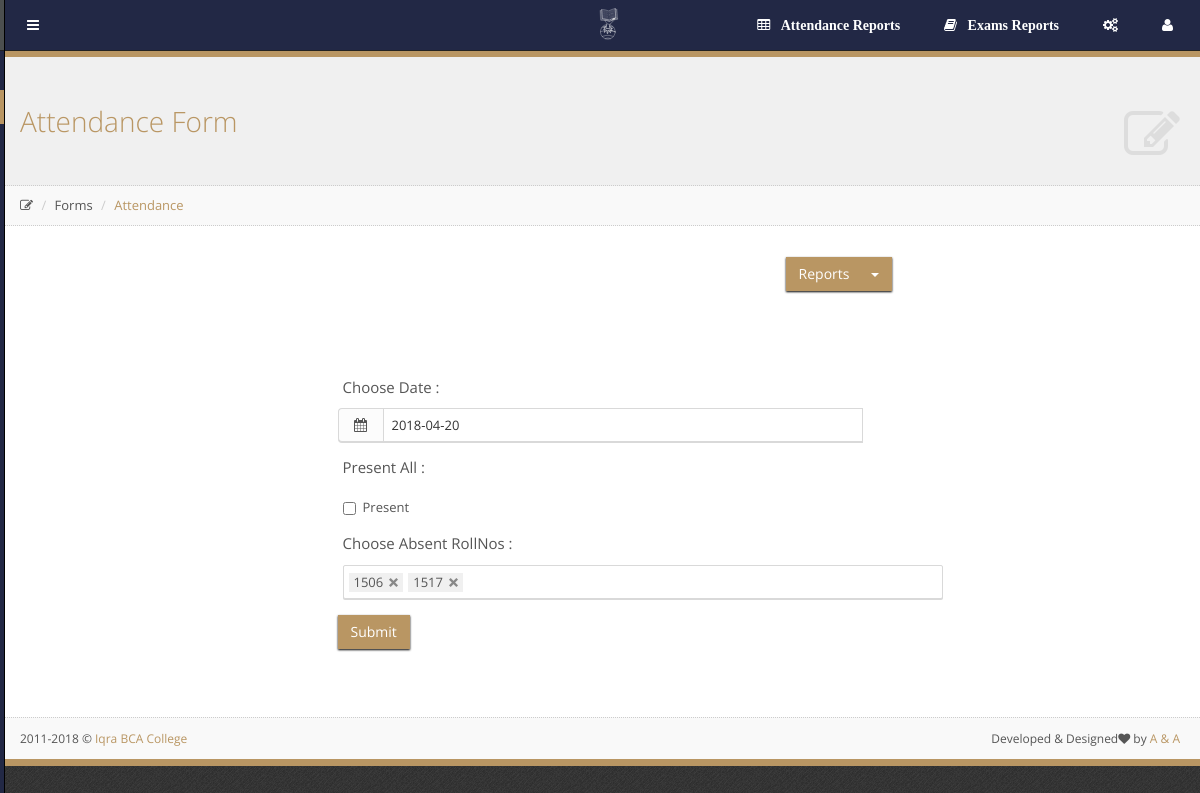
The page /faculty/attendence_form.php?eid=4 (signed in) on the database its author committed.
### tables this page shows
CREATE TABLE `attendence_tbl` (
  `attid` int(11) NOT NULL AUTO_INCREMENT,
  `studid` text NOT NULL,
  `attenddate` date NOT NULL,
  `fid` int(11) NOT NULL,
  `sem` int(11) NOT NULL,
  PRIMARY KEY (`attid`)
);

CREATE TABLE `student_tbl` (
  `studid` int(11) NOT NULL AUTO_INCREMENT,
  `rollno` int(11) NOT NULL,
  `fname` varchar(15) NOT NULL,
  `lname` varchar(15) NOT NULL,
  `gender` varchar(6) DEFAULT NULL,
  `dob` date DEFAULT NULL,
  `admissionyear` varchar(4) NOT NULL,
  `enrollid` varchar(20) NOT NULL,
  `username` varchar(50) DEFAULT NULL,
  `password` varchar(20) DEFAULT NULL,
  `approve` varchar(3) DEFAULT NULL,
  `isdetend` int(11) NOT NULL,
  `isleave` int(11) NOT NULL,
  `photo` varchar(50) DEFAULT NULL,
  PRIMARY KEY (`studid`)
);

### faculty/attendence_form.php (the view, shortened to what this page needs)
<?php
$table="attendence_tbl";
$pk="attid";
include("page_content/frmheader.php");
if(isset($_REQUEST["eid"]))	{
    $r=mysql_fetch_object(mysql_query("select * from $table where $pk='".$_REQUEST["eid"]."'"));
		$attenddate=$r->attenddate;
	}else{
		$studid="";
		$attenddate="";
		$id="";
	}
?>
    <div class="form-group" style="margin-left:66%;margin-top:30px;">
        <div class="btn-group">
            <a href="" data-toggle="dropdown" class="btn btn-primary dropdown-toggle">Reports&nbsp;&nbsp;&nbsp;&nbsp;&nbsp;&nbsp;<span class="caret"></span></a>
        </div>
    </div>
	<div class="row gutter30">
		<div class="col-sm-6 col-sm-offset-3">
			<div class="block" style="border: none;box-shadow: none;margin:50px 0">
				<form method="post" id="form1">
                    <div class="form-group">
                    <label class="col-sm-12 control-label" for="example-chosen-multiple" style="font-size:15px;">Choose Date :</label>
						<div class="input-group">
							<span class="input-group-addon"><i class="icon-calendar"></i></span>
							<input type="text" id="example-datepicker2" name="attenddate" class="form-control input-datepicker" value="<?php if(isset($_REQUEST["eid"])){echo $attenddate;}else echo date('Y-m-d'); ?>" data-date-format="yyyy-mm-dd" placeholder="YYYY-MM-DD" data-bvalidator="date[yyyy-mm-dd],required">
						</div>
					</div>
                    <div class="form-group">
                        <label class="col-sm-12 control-label" style="font-size:15px;">Present All :</label>
                        <div class="col-sm-12">
                            <div class="checkbox">
                                <label for="example-checkbox3">
                                <input type="checkbox" id="ossm" name="present" class="present" value="present" onclick="set_present()">Present
                                </label>
                            </div>
                        </div>
                    </div>
				    <div class="form-group" id="studlist">
                    <label class="col-sm-12 control-label" for="example-chosen-multiple"  style="font-size:15px;">Choose Absent RollNos :</label>
                        <div class="col-sm-12">
                            <select id="example-chosen-multiple" name="studid[]" class="select-chosen studl" data-placeholder="Choose Absent Rollnos" style="width: 600px;" multiple>
                                <?php
                                    $r=mysql_query("select student_tbl.* from student_tbl inner join student_sem_tbl where student_tbl.studid = student_sem_tbl.studid AND student_tbl.isdetend=0 AND student_tbl.isleave=0 AND student_sem_tbl.sem=".$_SESSION["sem"]." AND student_sem_tbl.year='".$_SESSION["year"]."'");
                                    while($r1=mysql_fetch_object($r))
                                    {
                                        if(isset($_REQUEST["eid"])){
                                        $temp=mysql_query("select * from attendence_tbl where studid like '%".$r1->studid.",%' and attid='".$_REQUEST["eid"]."'");
                                        if(mysql_num_rows($temp)>0)
                                        {
                                            $sel="Selected";
                                        }
                                        else
                                        {
                                            $sel="";
                                        }
                                        }
                                        else
                                        {
                                            $sel="";
                                        }
                                ?>
                                <option value="<?= $r1->studid?>" <?= $sel;?>><?= $r1->rollno?></option>
                                <?php }?>
                            </select>
                        </div>
                    </div>
                    <div class="form-group">
						<input type="submit" name="sbtn" class="btn btn-primary">
					</div>
				</form>
			</div>
		</div>
	</div>
</DIV>
<?php include("page_content/frmfooter.php");
?>

### faculty/css/main-1.03.css (style rules this page uses)
body { font-family:"Open Sans","Helvetica Neue",Helvetica,Arial,sans-serif;color:#555;font-size:13px;background:#454545 url(../img/template/bg.png) top left repeat }
.block { margin:0 0 20px;padding:20px 20px 1px;background-color:#fff }
.block .block { border:1px solid #d9d9d9;-webkit-box-shadow:0 1px #d9d9d9;box-shadow:0 1px #d9d9d9 }
label { font-weight:400;padding-bottom:5px }
.form-control { font-size:13px;padding:6px 8px;color:#333;border-color:#d9d9d9;border-radius:0!important;box-shadow:0 1px 0 #d9d9d9;box-shadow:0 1px 0 #d9d9d9 }
.input-group-addon { min-width:45px;text-align:center;background-color:#fcfcfc;border-color:#d9d9d9;box-shadow:0 1px 0 #d9d9d9;box-shadow:0 1px 0 #d9d9d9 }
input[type=text].form-control,input[type=password].form-control,input[type=email].form-control,textarea.form-control { -webkit-appearance:none }
.btn { margin:1px 0;border-radius:0!important }
.btn-primary,.btn-primary:hover,.btn-primary:focus,.btn-primary:active,.btn-primary.active,.open .dropdown-toggle.btn-primary,.btn-primary.disabled,.btn-primary[disabled],fieldset[disabled] .btn-primary,.btn-primary.disabled:hover,.btn-primary[disabled]:hover,fieldset[disabled] .btn-primary:hover,.btn-primary.disabled:focus,.btn-primary[disabled]:focus,fieldset[disabled] .btn-primary:focus,.btn-primary.disabled:active,.btn-primary[disabled]:active,fieldset[disabled] .btn-primary:active,.btn-primary.disabled.active,.btn-primary[disabled].active,fieldset[disabled] .btn-primary.active { background-color:#B99663;border-color:#b99663;-webkit-box-shadow:0 1px 2px black;box-shadow:0 1px 2px black }
.row { margin-right:-5px;margin-left:-5px }
.col-xs-1,.col-xs-2,.col-xs-3,.col-xs-4,.col-xs-5,.col-xs-6,.col-xs-7,.col-xs-8,.col-xs-9,.col-xs-10,.col-xs-11,.col-xs-12,.col-sm-1,.col-sm-2,.col-sm-3,.col-sm-4,.col-sm-5,.col-sm-6,.col-sm-7,.col-sm-8,.col-sm-9,.col-sm-10,.col-sm-11,.col-sm-12,.col-md-1,.col-md-2,.col-md-3,.col-md-4,.col-md-5,.col-md-6,.col-md-7,.col-md-8,.col-md-9,.col-md-10,.col-md-11,.col-md-12,.col-lg-1,.col-lg-2,.col-lg-3,.col-lg-4,.col-lg-5,.col-lg-6,.col-lg-7,.col-lg-8,.col-lg-9,.col-lg-10,.col-lg-11,.col-lg-12 { padding-right:5px;padding-left:5px }
.row.gutter30 { margin-right:-15px;margin-left:-15px }
.gutter30>.col-xs-1,.gutter30>.col-xs-2,.gutter30>.col-xs-3,.gutter30>.col-xs-4,.gutter30>.col-xs-5,.gutter30>.col-xs-6,.gutter30>.col-xs-7,.gutter30>.col-xs-8,.gutter30>.col-xs-9,.gutter30>.col-xs-10,.gutter30>.col-xs-11,.gutter30>.col-xs-12,.gutter30>.col-sm-1,.gutter30>.col-sm-2,.gutter30>.col-sm-3,.gutter30>.col-sm-4,.gutter30>.col-sm-5,.gutter30>.col-sm-6,.gutter30>.col-sm-7,.gutter30>.col-sm-8,.gutter30>.col-sm-9,.gutter30>.col-sm-10,.gutter30>.col-sm-11,.gutter30>.col-sm-12,.gutter30>.col-md-1,.gutter30>.col-md-2,.gutter30>.col-md-3,.gutter30>.col-md-4,.gutter30>.col-md-5,.gutter30>.col-md-6,.gutter30>.col-md-7,.gutter30>.col-md-8,.gutter30>.col-md-9,.gutter30>.col-md-10,.gutter30>.col-md-11,.gutter30>.col-md-12,.gutter30>.col-lg-1,.gutter30>.col-lg-2,.gutter30>.col-lg-3,.gutter30>.col-lg-4,.gutter30>.col-lg-5,.gutter30>.col-lg-6,.gutter30>.col-lg-7,.gutter30>.col-lg-8,.gutter30>.col-lg-9,.gutter30>.col-lg-10,.gutter30>.col-lg-11,.gutter30>.col-lg-12 { padding-right:15px;padding-left:15px }

### rows shown on the page
attendence_tbl: attenddate "2018-04-20"
student_tbl: rollno "1506"
student_tbl: rollno "1517"

### other values the page prints
$name "Attendance"
